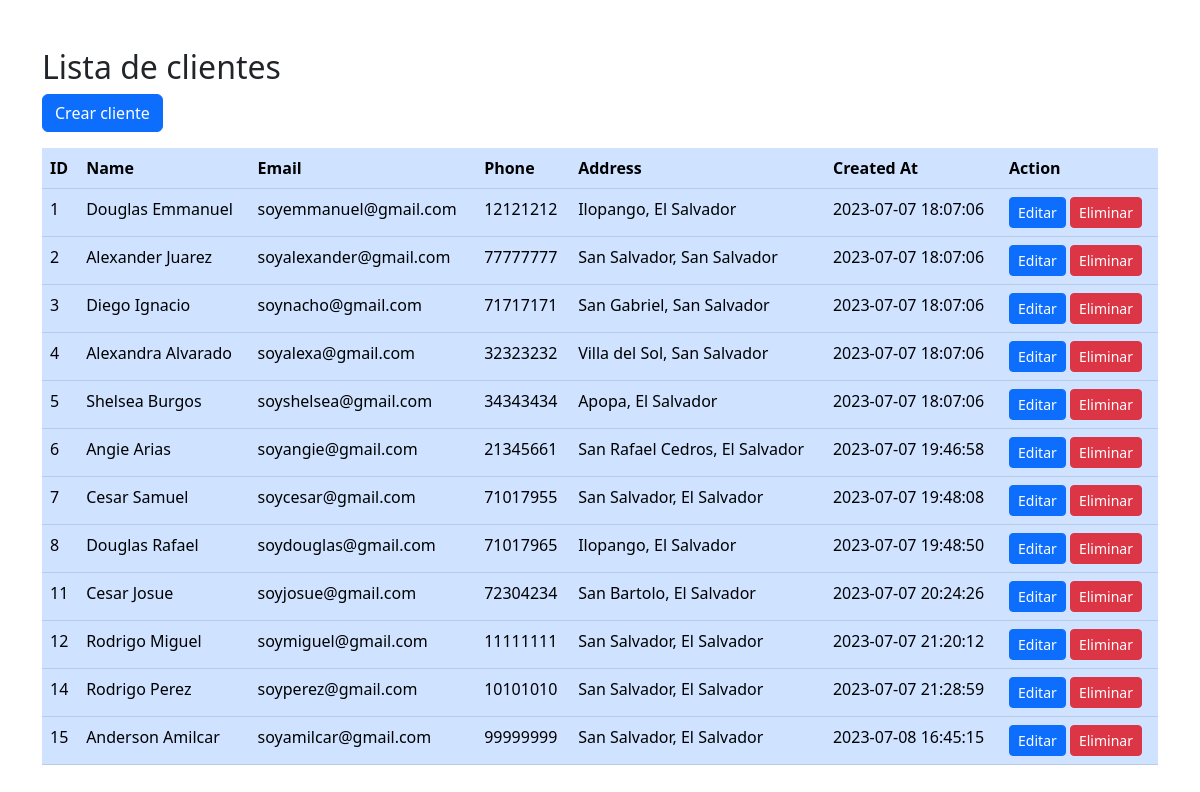
Screenshot of /Crud/index.php with the database file from the repository.
### tables this page shows
CREATE TABLE `clientes` (
  `id` int(11) NOT NULL,
  `name` varchar(100) NOT NULL,
  `email` varchar(100) NOT NULL,
  `phone` varchar(20) DEFAULT NULL,
  `address` varchar(200) DEFAULT NULL,
  `created_at` datetime NOT NULL DEFAULT CURRENT_TIMESTAMP
);

### Crud/index.php (the view, shortened to what this page needs)
<?php
$server = "localhost";
$user = "root";
$pass = "root";
$database = "myshop";
$connection = new mysqli($server, $user, $pass, $database);
$sql = "SELECT * FROM clientes";
$resultado = $connection->query($sql);
?>
<!doctype html>
<html lang="es">
<head>
    <link href="https://cdn.jsdelivr.net/npm/bootstrap@5.2.1/dist/css/bootstrap.min.css" rel="stylesheet"
>
</head>
<body>
    <main>
        <div class="container my-5">
            <h2>Lista de clientes</h2>
            <a href="crear.php" class="btn btn-primary" role="button">Crear cliente</a>
            <div class="table-responsive-md my-3">
                <table class="table table-primary">
                    <thead>
                        <tr>
                            <th scope="col">ID</th>
                            <th scope="col">Name</th>
                            <th scope="col">Email</th>
                            <th scope="col">Phone</th>
                            <th scope="col">Address</th>
                            <th scope="col">Created At</th>
                            <th scope="col">Action</th>
                        </tr>
                    </thead>
                    <tbody>
                        <?php
                        while ($row = $resultado->fetch_assoc()) {
                            echo "
                        <tr>
                            <td>" . $row['id'] . "</td>
                            <td>" . $row['name'] . "</td>
                            <td>" . $row['email'] . "</td>
                            <td>" . $row['phone'] . "</td>
                            <td>" . $row['address'] . "</td>
                            <td>" . $row['created_at'] . "</td>
                            <td>
                                <a href='editar.php?id=" . $row['id'] . "' class='btn btn-primary btn-sm'>Editar</a>
                                <a href='eliminar.php?id=" . $row['id'] . "' class='btn btn-danger btn-sm'>Eliminar</a>
                            </td>
                        </tr>
                        ";
                        }
                        ?>
                    </tbody>
                </table>
            </div>
        </div>
    </main>
</body>
</html>

### rows the page displays
clientes: id "1", name "Douglas Emmanuel", email "soyemmanuel@gmail.com", phone "12121212", address "Ilopango, El Salvador", created_at "2023-07-07 18:07:06"
clientes: id "2", name "Alexander Juarez", email "soyalexander@gmail.com", phone "77777777", address "San Salvador, San Salvador", created_at "2023-07-07 18:07:06"
clientes: id "3", name "Diego Ignacio", email "soynacho@gmail.com", phone "71717171", address "San Gabriel, San Salvador", created_at "2023-07-07 18:07:06"
clientes: id "4", name "Alexandra Alvarado", email "soyalexa@gmail.com", phone "32323232", address "Villa del Sol, San Salvador", created_at "2023-07-07 18:07:06"
clientes: id "5", name "Shelsea Burgos", email "soyshelsea@gmail.com", phone "34343434", address "Apopa, El Salvador", created_at "2023-07-07 18:07:06"
clientes: id "6", name "Angie Arias", email "soyangie@gmail.com", phone "21345661", address "San Rafael Cedros, El Salvador", created_at "2023-07-07 19:46:58"
clientes: id "7", name "Cesar Samuel", email "soycesar@gmail.com", phone "71017955", address "San Salvador, El Salvador", created_at "2023-07-07 19:48:08"
clientes: id "8", name "Douglas Rafael", email "soydouglas@gmail.com", phone "71017965", address "Ilopango, El Salvador", created_at "2023-07-07 19:48:50"
clientes: id "11", name "Cesar Josue", email "soyjosue@gmail.com", phone "72304234", address "San Bartolo, El Salvador", created_at "2023-07-07 20:24:26"
clientes: id "12", name "Rodrigo Miguel", email "soymiguel@gmail.com", phone "11111111", address "San Salvador, El Salvador", created_at "2023-07-07 21:20:12"
clientes: id "14", name "Rodrigo Perez", email "soyperez@gmail.com", phone "10101010", address "San Salvador, El Salvador", created_at "2023-07-07 21:28:59"
clientes: id "15", name "Anderson Amilcar", email "soyamilcar@gmail.com", phone "99999999", address "San Salvador, El Salvador", created_at "2023-07-08 16:45:15"
